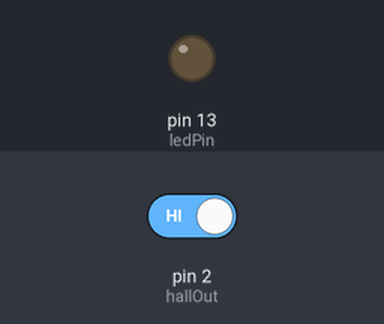
The sketch below on a simulated Arduino Uno, built with avr-gcc and run on an emulated ATmega328P. On the bench: output pins drawn as LEDs (lit = HIGH). The test bench sets the inputs (shaded band); at power-on: pin 2 (hallOut) HIGH.

Above: at 1.2 s.
1.3 s: pin 2 (hallOut) driven LOW
At 2.5 s:
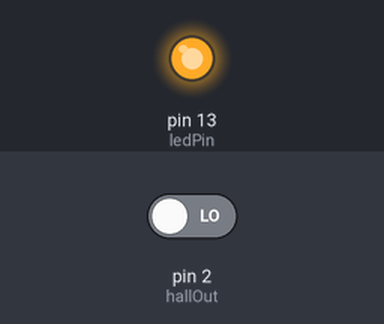
2.8 s: pin 2 (hallOut) driven HIGH
At 3.7 s:
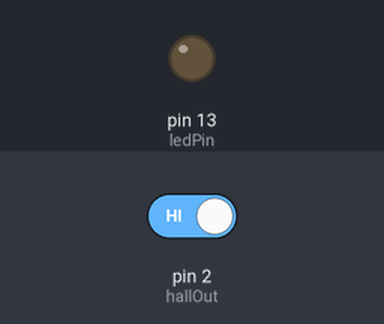
Timing chart, 0 to 5.8 s (numbered marks = the images above; inputs shaded):
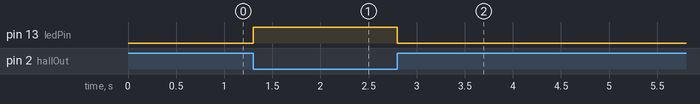

The sketch:

Hall_Effect_Test.ino
```cpp
const int hallOut = 2;
const int ledPin = 13;
int sensorState;

void setup() {
  // put your setup code here, to run once:
  pinMode(hallOut, INPUT);
  pinMode(ledPin, OUTPUT);
  sensorState = 0;
  Serial.begin(9600);
}

void loop() {
  // put your main code here, to run repeatedly:
  sensorState = digitalRead(hallOut);
//  Serial.println(sensorState);
  if (sensorState == LOW) {
    digitalWrite(ledPin, HIGH);
  } else if (sensorState == HIGH) {
    digitalWrite(ledPin, LOW);
  }

}
```

Measured:
- after the input at 1.3 s, pin 13 (ledPin): LOW → HIGH at once
- after the input at 2.8 s, pin 13 (ledPin): HIGH → LOW at once
